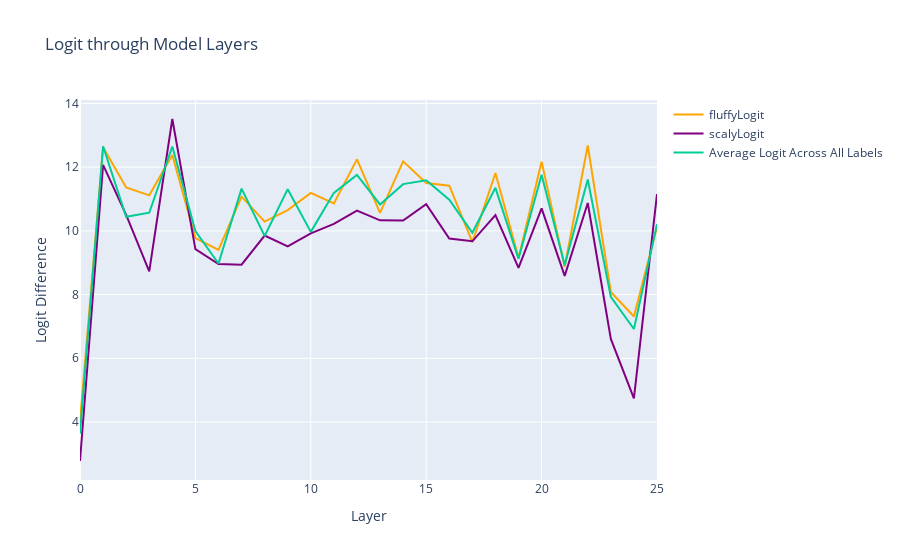

The code cell stored with this chart in its notebook:
### Markdown cell above
We can see the model doesn't really weight the Border Collie prediction too highly until Layer 8! The prediction is around equal to the banana prediction. Interestingly, it takes until Layer 8 for the model to decide that the image is *not* a banana.

### Code cell
import plotly.graph_objects as go

# Assuming `cache`, `average_logit_value_across_all_classes`, `residual_stack_to_logit`, and other necessary functions and variables are defined elsewhere

# Retrieve the per-layer residual and labels
per_layer_residual, layer_labels = cache.decompose_resid(
    layer=-1, pos_slice=0, return_labels=True
)

# Initialize the figure
fig = go.Figure()

# Iterate over each residual direction and its corresponding label
for direction, label, color, ix in residual_directions:
    per_layer_logit_diffs = residual_stack_to_logit(per_layer_residual, cache)
    per_layer_logit_diffs = per_layer_logit_diffs[ix]
    per_layer_logit_diffs = per_layer_logit_diffs.detach().numpy()  # Assuming you want the first element for some reason; adjust if necessary
    hover_text = [f"{layer_labels[idx]}" for idx, diff in enumerate(per_layer_logit_diffs)]
    fig.add_trace(go.Scatter(y=per_layer_logit_diffs, mode='lines', name=label, text=hover_text, line=dict(color=color)))

# Handle average logits across all classes
average_total_logits = average_logit_value_across_all_classes(per_layer_residual, cache).detach().numpy()
fig.add_trace(go.Scatter(y=average_total_logits, name="Average Logit Across All Labels"))

# Update layout with appropriate titles
fig.update_layout(
    title="Logit through Model Layers",
    xaxis_title="Layer",
    yaxis_title="Logit Difference",
)

# Display the plot
fig.show()

### Figure 1 — Plotly figure (JSON) as saved in the notebook; plotly's stock layout.template omitted (floating-point values rounded to 4 significant figures)
{"data": [{"line": {"color": "orange"}, "mode": "lines", "name": "fluffyLogit", "text": ["embed", "pos_embed", "0_attn_out", "0_mlp_out", "1_attn_out", "1_mlp_out", "2_attn_out", "2_mlp_out", "3_attn_out", "3_mlp_out", "4_attn_out", "4_mlp_out", "5_attn_out", "5_mlp_out", "6_attn_out", "6_mlp_out", "7_attn_out", "7_mlp_out", "8_attn_out", "8_mlp_out", "9_attn_out", "9_mlp_out", "10_attn_out", "10_mlp_out", "11_attn_out", "11_mlp_out"], "type": "scatter", "y": [4.009, 12.62, 11.36, 11.11, 12.38, 9.773, 9.4, 11.07, 10.29, 10.65, 11.19, 10.86, 12.24, 10.57, 12.18, 11.5, 11.42, 9.645, 11.82, 9.152, 12.17, 8.873, 12.68, 8.082, 7.31, 10.12]}, {"line": {"color": "purple"}, "mode": "lines", "name": "scalyLogit", "text": ["embed", "pos_embed", "0_attn_out", "0_mlp_out", "1_attn_out", "1_mlp_out", "2_attn_out", "2_mlp_out", "3_attn_out", "3_mlp_out", "4_attn_out", "4_mlp_out", "5_attn_out", "5_mlp_out", "6_attn_out", "6_mlp_out", "7_attn_out", "7_mlp_out", "8_attn_out", "8_mlp_out", "9_attn_out", "9_mlp_out", "10_attn_out", "10_mlp_out", "11_attn_out", "11_mlp_out"], "type": "scatter", "y": [2.776, 12.07, 10.5, 8.731, 13.51, 9.427, 8.961, 8.938, 9.852, 9.51, 9.92, 10.22, 10.64, 10.33, 10.32, 10.84, 9.761, 9.672, 10.49, 8.836, 10.71, 8.586, 10.87, 6.609, 4.74, 11.16]}, {"name": "Average Logit Across All Labels", "type": "scatter", "y": [3.636, 12.66, 10.44, 10.57, 12.65, 9.993, 8.976, 11.33, 9.838, 11.31, 9.968, 11.19, 11.76, 10.83, 11.47, 11.59, 10.98, 9.942, 11.35, 9.121, 11.76, 8.918, 11.61, 7.928, 6.92, 10.21]}], "layout": {"autosize": true, "title": {"text": "Logit through Model Layers"}, "xaxis": {"autorange": true, "range": [0, 25], "title": {"text": "Layer"}}, "yaxis": {"autorange": true, "range": [2.18, 14.11], "title": {"text": "Logit Difference"}, "type": "linear"}}}
